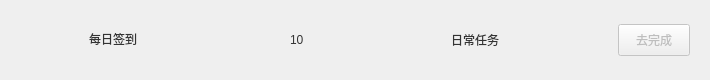
       <widget class="QWidget" name="SignInWidget" native="true">
        <property name="geometry">
         <rect>
          <x>20</x>
          <y>399</y>
          <width>710</width>
          <height>80</height>
         </rect>
        </property>
        <property name="sizePolicy">
         <sizepolicy hsizetype="Fixed" vsizetype="Fixed">
          <horstretch>0</horstretch>
          <verstretch>0</verstretch>
         </sizepolicy>
        </property>
        <property name="minimumSize">
         <size>
          <width>710</width>
          <height>80</height>
         </size>
        </property>
        <property name="maximumSize">
         <size>
          <width>710</width>
          <height>80</height>
         </size>
        </property>
        <property name="styleSheet">
         <string notr="true">QWidget#SignInWidget{background-color: rgb(252, 252, 252);border:1px solid rgba(235,235,235,1);
border-radius:10px;}</string>
        </property>
        <widget class="QPushButton" name="SignInButton">
         <property name="enabled">
          <bool>false</bool>
         </property>
         <property name="geometry">
          <rect>
           <x>618</x>
           <y>24</y>
           <width>72</width>
           <height>32</height>
          </rect>
         </property>
         <property name="sizePolicy">
          <sizepolicy hsizetype="Fixed" vsizetype="Fixed">
           <horstretch>0</horstretch>
           <verstretch>0</verstretch>
          </sizepolicy>
         </property>
         <property name="minimumSize">
          <size>
           <width>72</width>
           <height>32</height>
          </size>
         </property>
         <property name="maximumSize">
          <size>
           <width>72</width>
           <height>32</height>
          </size>
         </property>
         <property name="styleSheet">
          <string notr="true">QPushButton{ background-color: qlineargradient(spread:pad, x1:0, y1:0, x2:1, y2:0, stop:0 rgba(2, 164, 253, 1), stop:1 rgba(31, 139, 237, 1));border-radius:4px;font: 14px &quot;微软雅黑&quot;;color:rgba(255, 255, 255, 1);}
QPushButton:hover,pressed{ background-color: qlineargradient(spread:pad, x1:0, y1:0, x2:0, y2:1, stop:0 rgba(40, 178, 253, 1),stop:1 rgba(64, 156, 240, 1));
border-radius:4px;font: 14px &quot;微软雅黑&quot;;color:rgba(255, 255, 255, 1);}
QPushButton:disabled{ background-color:rgba(200,200,200,1);border-radius:4px;};</string>
         </property>
         <property name="text">
          <string>去完成</string>
         </property>
        </widget>
        <widget class="QLabel" name="label_8">
         <property name="geometry">
          <rect>
           <x>20</x>
           <y>15</y>
           <width>50</width>
           <height>50</height>
          </rect>
         </property>
         <property name="sizePolicy">
          <sizepolicy hsizetype="Fixed" vsizetype="Fixed">
           <horstretch>0</horstretch>
           <verstretch>0</verstretch>
          </sizepolicy>
         </property>
         <property name="minimumSize">
          <size>
           <width>50</width>
           <height>50</height>
          </size>
         </property>
         <property name="maximumSize">
          <size>
           <width>50</width>
           <height>50</height>
          </size>
         </property>
         <property name="toolTip">
          <string>完成签到，可获得云币+10</string>
         </property>
         <property name="styleSheet">
          <string notr="true">QLabel{border-image: url(:/EntCenterWidget/image/signIn.png);}</string>
         </property>
         <property name="text">
          <string/>
         </property>
        </widget>
        <widget class="QLabel" name="label_10">
         <property name="geometry">
          <rect>
           <x>89</x>
           <y>31</y>
           <width>56</width>
           <height>15</height>
          </rect>
         </property>
         <property name="sizePolicy">
          <sizepolicy hsizetype="Fixed" vsizetype="Fixed">
           <horstretch>0</horstretch>
           <verstretch>0</verstretch>
          </sizepolicy>
         </property>
         <property name="minimumSize">
          <size>
           <width>56</width>
           <height>15</height>
          </size>
         </property>
         <property name="maximumSize">
          <size>
           <width>56</width>
           <height>15</height>
          </size>
         </property>
         <property name="toolTip">
          <string>完成签到，可获得云币+10</string>
         </property>
         <property name="styleSheet">
          <string notr="true">QLabel{font: 14px &quot;微软雅黑&quot;;
color:#333333;}</string>
         </property>
         <property name="text">
          <string>每日签到</string>
         </property>
        </widget>
        <widget class="QLabel" name="label_12">
         <property name="geometry">
          <rect>
           <x>260</x>
           <y>31</y>
           <width>20</width>
           <height>20</height>
          </rect>
         </property>
         <property name="sizePolicy">
          <sizepolicy hsizetype="Fixed" vsizetype="Fixed">
           <horstretch>0</horstretch>
           <verstretch>0</verstretch>
          </sizepolicy>
         </property>
         <property name="minimumSize">
          <size>
           <width>20</width>
           <height>20</height>
          </size>
         </property>
         <property name="maximumSize">
          <size>
           <width>20</width>
           <height>20</height>
          </size>
         </property>
         <property name="styleSheet">
          <string notr="true">border-image: url(:/EntCenterWidget/image/score.png);</string>
         </property>
         <property name="text">
          <string/>
         </property>
        </widget>
        <widget class="QLabel" name="label_14">
         <property name="geometry">
          <rect>
           <x>290</x>
           <y>32</y>
           <width>20</width>
           <height>15</height>
          </rect>
         </property>
         <property name="sizePolicy">
          <sizepolicy hsizetype="Fixed" vsizetype="Fixed">
           <horstretch>0</horstretch>
           <verstretch>0</verstretch>
          </sizepolicy>
         </property>
         <property name="minimumSize">
          <size>
           <width>20</width>
           <height>15</height>
          </size>
         </property>
         <property name="maximumSize">
          <size>
           <width>20</width>
           <height>15</height>
          </size>
         </property>
         <property name="styleSheet">
          <string notr="true">font: 14px &quot;微软雅黑&quot;;
color:#333333;</string>
         </property>
         <property name="text">
          <string>10</string>
         </property>
        </widget>
        <widget class="QLabel" name="label_16">
         <property name="geometry">
          <rect>
           <x>451</x>
           <y>32</y>
           <width>56</width>
           <height>15</height>
          </rect>
         </property>
         <property name="sizePolicy">
          <sizepolicy hsizetype="Fixed" vsizetype="Fixed">
           <horstretch>0</horstretch>
           <verstretch>0</verstretch>
          </sizepolicy>
         </property>
         <property name="minimumSize">
          <size>
           <width>56</width>
           <height>15</height>
          </size>
         </property>
         <property name="maximumSize">
          <size>
           <width>56</width>
           <height>15</height>
          </size>
         </property>
         <property name="styleSheet">
          <string notr="true">font: 14px &quot;微软雅黑&quot;;
color:#333333;</string>
         </property>
         <property name="text">
          <string>日常任务</string>
         </property>
        </widget>
       </widget>
